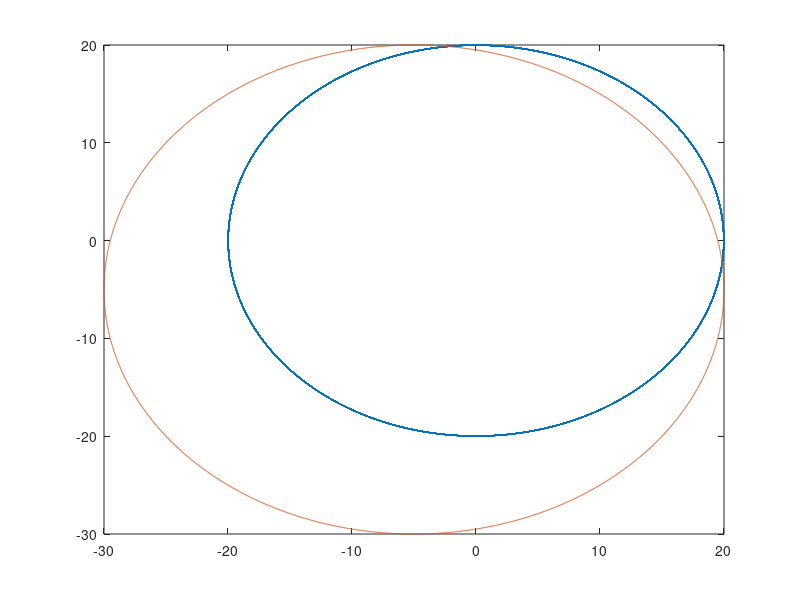
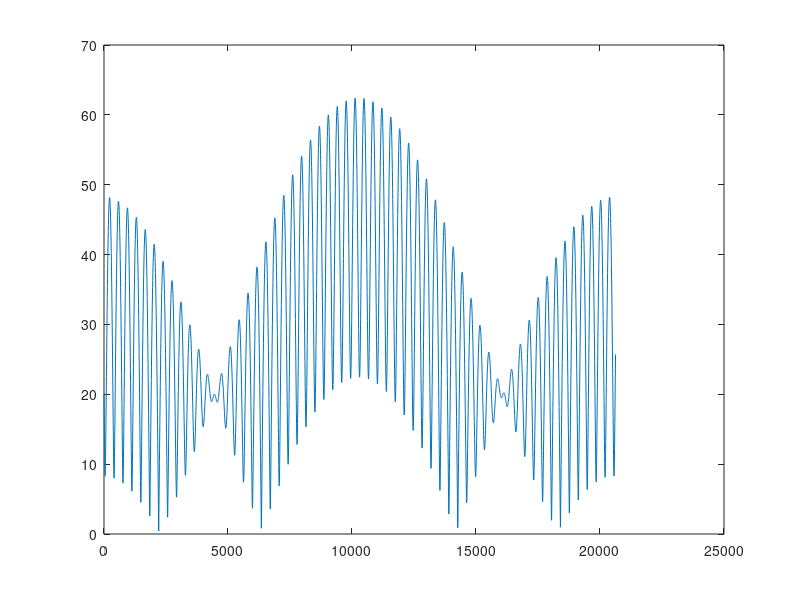

Write MATLAB code to recreate these figures, in order.
% Trajectory of the wheel centerpoint
clc; clear;

yA0 = 0;
zA0 = 0;
yB0 = -5;
zB0 = -5;

length1 = 20;
length2 = 25;
alpha = 0:0.1:360;
alpha2 = (alpha + atan((1/length2)*(length1 - yB0)))*pi/180;


zA1 = zA0 + length1 * sin(alpha);
yA1 = yA0 + length1 * cos(alpha);

zB1 = zB0 + length2 * sin(alpha2);
yB1 = yB0 + length2 * cos(alpha2);

camber = [];
distance = [];
for n = 1:length(zA1)
    camber = [camber, atan((yA1(n)-yB1(n))/(zA1(n)-zB1(n)))];
    distance = [distance, sqrt((yA1(n)-yB1(n))^2 + (zA1(n)-yB1(n))^2)];
end

figure();
plot(yA1, zA1);
hold on
plot(yB1, zB1);
%plot([yA1(100), yB1], [zA1, zB1]);

figure();
plot(alpha.*180/pi, camber.*180/pi);
plot(alpha.*180/pi, distance);